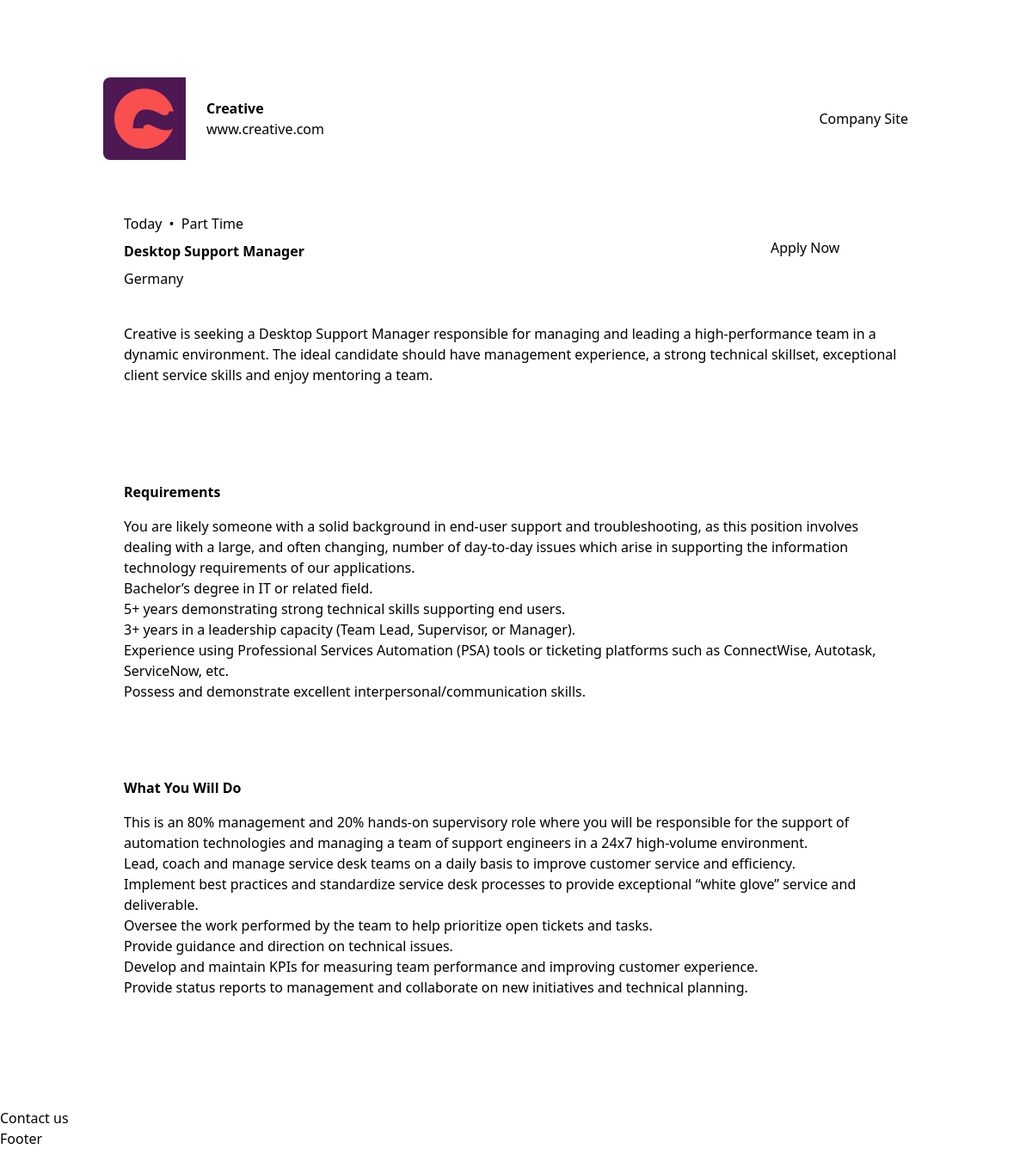
The page /jobs/1644f3aa-601d-42a5-b647-fa886b140eb1 on the database its author committed.
### jobs/models.py (models this page shows, shortened)
class Job(models.Model):
  uuid = models.UUIDField(primary_key=True, default=uuid.uuid4)
  position = models.CharField(max_length=255, blank=False)
  posted_at = models.DateField()
  contract = models.CharField(max_length=255, choices=CONTRACT_TYPES, verbose_name="Contract type",default="full_time")
  location = models.CharField(max_length=255, verbose_name="Job location", blank=False)
  company = models.ForeignKey(Company, on_delete=models.CASCADE, related_name="jobs")
  apply = models.URLField(max_length=255, verbose_name="Application URL", blank=False)
  description = CKEditor5Field('Job description', config_name='extends', blank=False)
  requirements = CKEditor5Field('Job requirements', config_name='extends', blank=False)
  role = CKEditor5Field('Role details', config_name='extends', blank=False)

class Company(models.Model):
  class Meta:
    verbose_name_plural = "companies"
  uuid = models.UUIDField(primary_key=True, default=uuid.uuid4)
  company_name = models.CharField(max_length=255)
  logo = models.FileField(upload_to='logos/')
  company_color = models.CharField(
        max_length=7,
        validators=[
            RegexValidator(
                regex='^#[0-9A-Fa-f]{6}$',
                message='Hex value must be in the format #XXXXXX',
                code='invalid_hex_value'
            )
        ]
    )
  website = models.URLField(max_length=255)

### jobs/views.py (the view)
# urls.py: path("jobs/<uuid:pk>", JobsDetail.as_view(), name="job"),
class JobsDetail(DetailView):
  template_name = "jobs/jobDetail.html"
  model = Job
  context_object_name = 'job'
  def get_queryset(self):
    job_id = self.kwargs['pk']
    queryset = Job.objects.filter(uuid=job_id)
    return queryset
  def get_context_data(self, **kwargs):
      context = super().get_context_data(**kwargs)
      queryset = self.get_queryset()[0]
      queryset.job.delta_days = timezone.now().date() - queryset.posted_at
      delta = timezone.now().date() - queryset.posted_at
      context['delta_days'] = delta.days
      context['company_domain'] = urlparse(queryset.company.website).netloc
      return context

### templates/jobs/jobDetail.html
{% extends "base.html" %}
{% block content %}
  <div class="relative top-[-20px] lg:top-[-30px] h-24 w-[95%] lg:w-4/5 mx-auto flex bg-white dark:bg-veryDarkBlue rounded-lg">
    <div style="background-color:{{ job.company.company_color }}"
         class="h-24 w-24 flex justify-center items-center rounded-l-lg">
      <img src="/media/{{ job.company.logo }}"
           alt="{{ job.company.company_name }} logo"
           width="70"
           height="70">
    </div>
    <div class="flex grow justify-between items-center px-6">
      <div>
        <h2 class="font-semibold dark:text-white">{{ job.company.company_name }}</h2>
        <p>{{ company_domain }}</p>
      </div>
      <a class="btn-secondary"
         href="https://www.example.com/{{ job.company.company_name }}"
         target="_blank">Company Site</a>
    </div>
  </div>
  <div class="w-[95%] lg:w-4/5 mx-auto mb-8 flex flex-col bg-white dark:bg-veryDarkBlue p-6 rounded-lg">
    <div class="flex flex-col md:flex-row justify-between md:items-center mb-8 md:mb-0">
      <div class="mt-2 mb-4 md:mb-6">
        {% if delta_days == 0 %}
          <p class="mb-2">
            Today <span class="mx-1">•</span> {{ job.get_contract_display }}
          </p>
        {% else %}
          <p class="mb-2">
            {{ delta_days }}d ago <span class="mx-1">•</span> {{ job.get_contract_display }}
          </p>
        {% endif %}
        <h1 class="mb-2 font-bold dark:text-white">{{ job.position }}</h1>
        <p>{{ job.location }}</p>
      </div>
      <a class="btn-primary h-12 w-full md:w-40"
         href="https://www.example.com/{{ job.company.company_name }}"
         target="_blank">Apply Now</a>
    </div>
    <div class="flex flex-col gap-y-4">
      <p>{{ job.description | safe }}</p>
      <h2 class="font-bold dark:text-white">Requirements</h2>
      <div class="requirements mb-6">{{ job.requirements | safe }}</div>
      <h2 class="font-bold dark:text-white">What You Will Do</h2>
      <div class="role mb-6">{{ job.role | safe }}</div>
    </div>
  </div>
  <a class="btn-primary" href="{% url 'contact' job.uuid %}">Contact us</a>
  {% include "jobs/partials/footer.html" %}
{% endblock content %}

### rows shown on the page
Job: company.logo (picture), company.company_name "Creative", contract "Part Time", position "Desktop Support Manager", location "Germany", description "Creative is seeking a Desktop Support Manager responsible for managing and leading a high-performance team in a dynamic environment. The ideal candidate should have management experience, a strong technical skillset, exceptional client service skills and enjoy mentoring a team.", requirements "You are likely someone with a solid background in end-user support and troubleshooting, as this position involves dealing with a large, and often changing, number of day-to-day issues which arise in supporting the information technology requirements of our applications. Bachelor’s degree in IT or related field. 5+ years demonstrating strong technical skills supporting end users. 3+ years in a leadership capacity (Team Lead, Supervisor, or Manager). Experience using Professional Services Automation (PSA) tools or ticketing platforms such as ConnectWise, Autotask, ServiceNow, etc. Possess and demonstrate excellent interpersonal/communication skills.", role "This is an 80% management and 20% hands-on supervisory role where you will be responsible for the support of automation technologies and managing a team of support engineers in a 24x7 high-volume environment. Lead, coach and manage service desk teams on a daily basis to improve customer service and efficiency. Implement best practices and standardize service desk processes to provide exceptional “white glove” service and deliverable. Oversee the work performed by the team to help prioritize open tickets and tasks. Provide guidance and direction on technical issues. Develop and maintain KPIs for measuring team performance and improving customer experience. Provide status reports to…"

### other values the page prints
{{ company_domain }} "www.creative.com"
